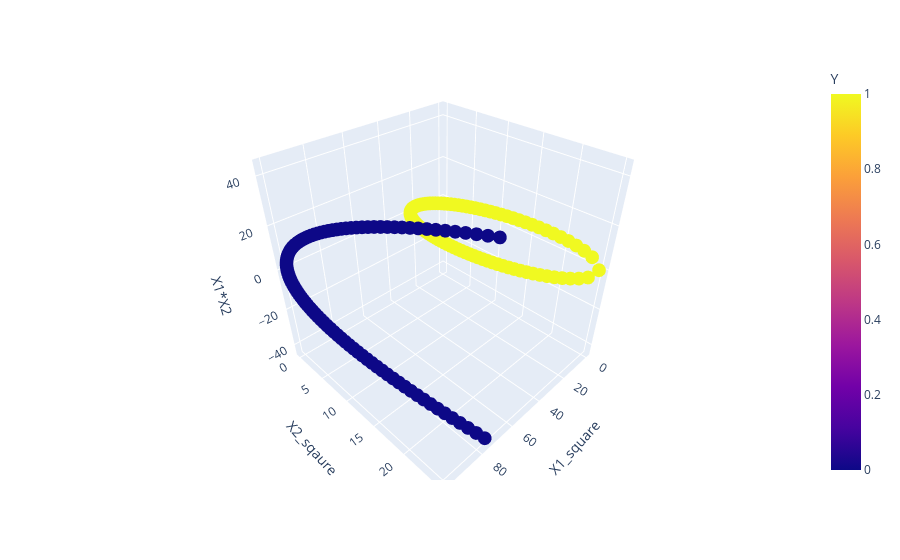

The notebook cell saved with this chart:
### Code cell
fig=px.scatter_3d(df,x='X1_square',y='X2_sqaure',z='X1*X2',color='Y')
fig.show()

### Figure 1 — Plotly figure (JSON) as saved in the notebook; plotly's stock layout.template omitted (floating-point values rounded to 4 significant figures; data arrays with more than 128 entries replaced by an {"elided": "..."} marker saying what was removed)
{"data": [{"hovertemplate": "X1_square=%{x}<br>X2_sqaure=%{y}<br>X1*X2=%{z}<br>Y=%{marker.color}<extra></extra>", "legendgroup": "", "marker": {"color": {"elided": "400 int values"}, "coloraxis": "coloraxis", "symbol": "circle"}, "mode": "markers", "name": "", "scene": "scene", "showlegend": false, "type": "scatter3d", "x": {"elided": "400 float values"}, "y": {"elided": "400 float values"}, "z": {"elided": "400 float values"}}], "layout": {"coloraxis": {"colorbar": {"title": {"text": "Y"}}, "colorscale": [[0, "#0d0887"], [0.1111, "#46039f"], [0.2222, "#7201a8"], [0.3333, "#9c179e"], [0.4444, "#bd3786"], [0.5556, "#d8576b"], [0.6667, "#ed7953"], [0.7778, "#fb9f3a"], [0.8889, "#fdca26"], [1, "#f0f921"]]}, "legend": {"tracegroupgap": 0}, "margin": {"t": 60}, "scene": {"domain": {"x": [0, 1], "y": [0, 1]}, "xaxis": {"title": {"text": "X1_square"}}, "yaxis": {"title": {"text": "X2_sqaure"}}, "zaxis": {"title": {"text": "X1*X2"}}}}}
